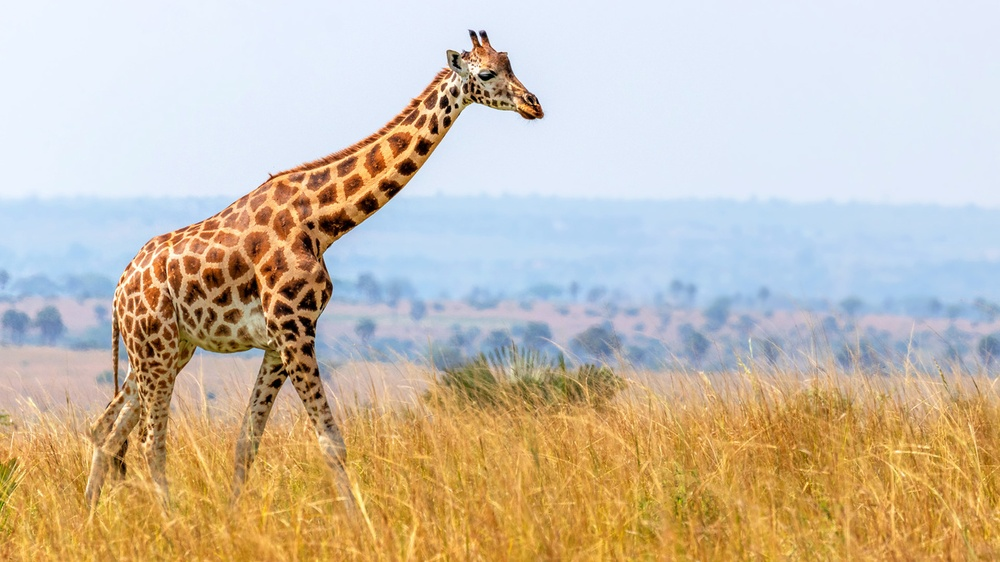
#> input picture Open cv/images/giraffe.jpg, 1000 x 562 px, shrunk from 1300 x 731 before the run
$ jupyter execute affine_perspective.ipynb
#> lines starting #> are read from the running program, lines starting #| are printed output that depends on the picture; long printed decimals are rounded
Perspective Transformation

[cell 1]
import cv2
import numpy as np
import matplotlib.pyplot as plt

[cell 2]
image = cv2.imread('images/giraffe.jpg')
#> image is the input picture: shape (562, 1000, 3); mean B, G, R 171.1, 189.6, 202.6
# print(image)

[cell 3]
image_rgb = cv2.cvtColor(image, cv2.COLOR_BGR2RGB)

plt.imshow(image_rgb)
plt.axis('off')

[cell 4]
rows, cols, channels = image_rgb.shape
#> rows = 562; cols = 1000; channels = 3
print(f"rows: {rows}, cols: {cols}, channels: {channels}")
#| rows: 562, cols: 1000, channels: 3

[cell 5]
input_points = np.float32([[50,50], [cols-50,50], [50,rows-50], [cols-50,rows-50]])
output_points = np.float32([[10,100], [cols-100,50], [100,rows-10], [cols-50,rows-100]])


'''
Transformation matrix for perspective transformation

a , b , c
d , e , f
g , h , 1
a, b, c, d, e, f, g, h are the parameters of the transformation matrix.

a, b, c is responsible for scaling, rotation, and translation in the x direction.
d, e, f is responsible for scaling, rotation, and translation in the y direction.
g, h is responsible for perspective transformation.
g and h handle the perspective component that account for depth and skew.

'''

M = cv2.getPerspectiveTransform(input_points, output_points)

print(M)
#| [[ 1.10629686e+00  2.05762239e-01 -5.54988090e+01]
#|  [-5.01836410e-02  1.03782796e+00  5.16592457e+01]
#|  [ 1.19010085e-04  8.92822276e-05  1.00000000e+00]]

[cell 6]
perspective_image = cv2.warpPerspective(image_rgb, M, (cols, rows))
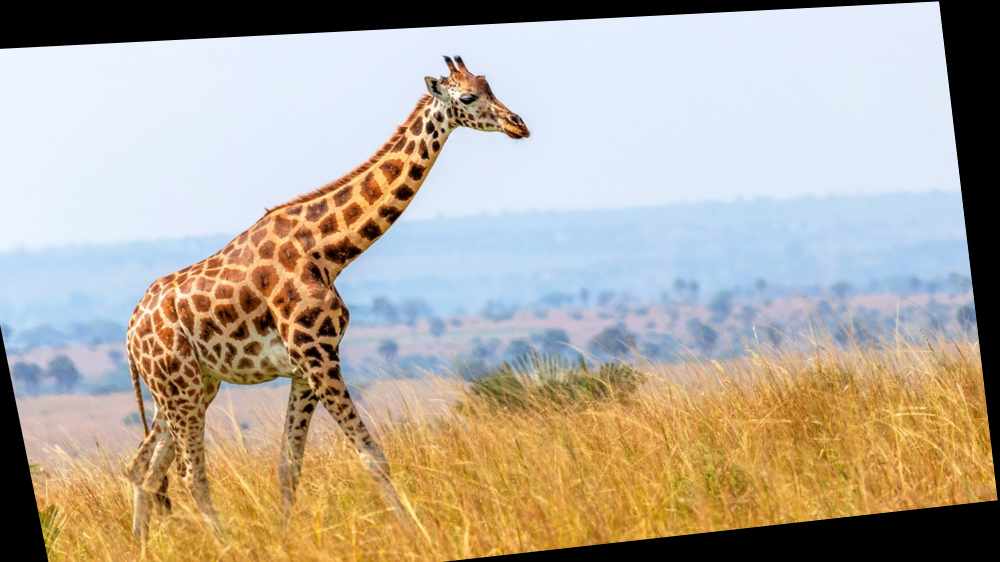
#> perspective_image: shape (562, 1000, 3); mean R, G, B 179.8, 169.1, 154.5

plt.subplot(121)
plt.imshow(image_rgb)
plt.axis('off')

plt.subplot(122)
plt.imshow(perspective_image)
plt.axis('off')
plt.show()
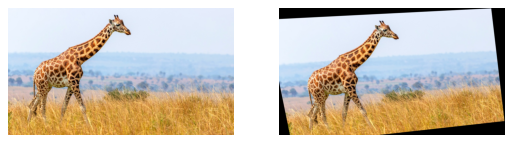
#> figure drawn by matplotlib, 2 panels

Affine Transformation

[cell 7]
input_points = np.float32([[50,50], [200,50], [50,200]])
output_points = np.float32([[10,100], [200,50], [100,250]])

M = cv2.getAffineTransform(input_points, output_points)
print(M)
affine_image = cv2.warpAffine(image_rgb, M, (cols, rows))
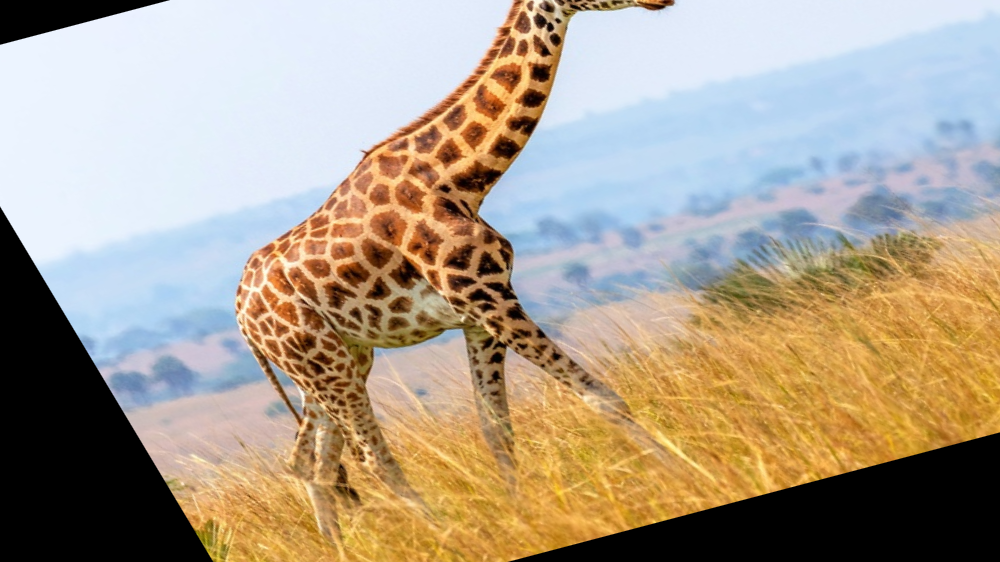
#> affine_image: shape (562, 1000, 3); mean R, G, B 172.4, 159.1, 141.4


plt.subplot(121)
plt.imshow(image_rgb)
plt.axis('off')

plt.subplot(122)
plt.imshow(affine_image)
plt.axis('off')
plt.show()
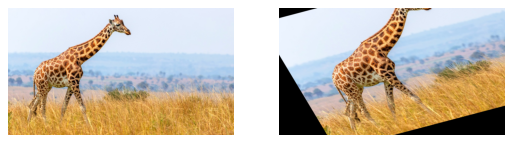
#> figure drawn by matplotlib, 2 panels

Rotation

[cell 8]
angle = 45
center = (cols // 2, rows // 2)
#> center = (500, 281)
scale = 1.0

M = cv2.getRotationMatrix2D(center, angle, scale)
print(M)
#| [[  0.7071   0.7071 -52.250]
#|  [ -0.7071   0.7071 435.856]]

rotated_image = cv2.warpAffine(image_rgb, M, (cols, rows))
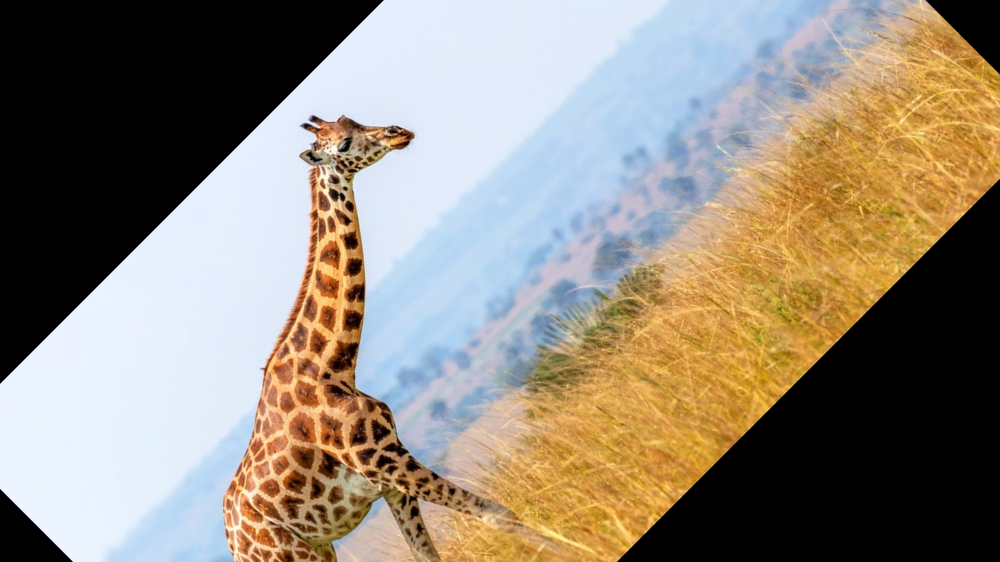
#> rotated_image: shape (562, 1000, 3); mean R, G, B 146.1, 136.2, 122.6
plt.subplot(121)
plt.imshow(image_rgb)
plt.axis('off')
plt.subplot(122)
plt.imshow(rotated_image)
plt.axis('off')
plt.show()

$ run again, with Open cv/images/download.jpg copied over Open cv/images/giraffe.jpg
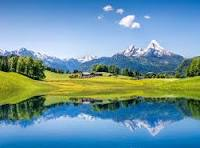
#> input picture Open cv/images/download.jpg, 200 x 148 px
#> image is the input picture: shape (148, 200, 3); mean B, G, R 160.6, 148.7, 107.8
#| rows: 148, cols: 200, channels: 3
#| [[ 2.53805310e+00  1.03982301e+00 -1.67212389e+02]
#|  [ 1.59292035e-01 -6.62831858e-01  1.41991150e+02]
#|  [ 1.48672566e-02 -1.15044248e-02  1.00000000e+00]]
#> `affine_image = cv2.warpAffine(image_rgb, M, (cols, rows))`:
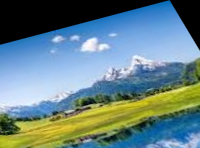
#> affine_image: shape (148, 200, 3); mean R, G, B 101.2, 129.5, 134.3
#| [[  0.7071   0.7071 -23.037]
#|  [ -0.7071   0.7071  92.385]]
#> `rotated_image = cv2.warpAffine(image_rgb, M, (cols, rows))`:
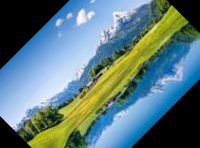
#> rotated_image: shape (148, 200, 3); mean R, G, B 91.5, 120.7, 124.6

$ run again, with Open cv/images/filter.jpg copied over Open cv/images/giraffe.jpg
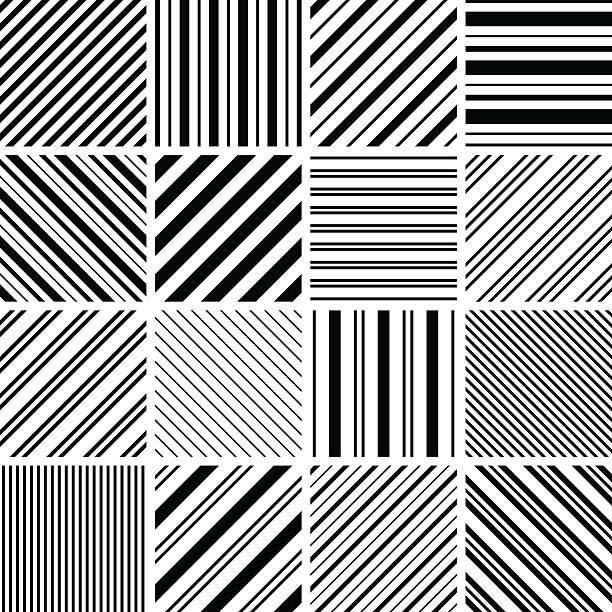
#> input picture Open cv/images/filter.jpg, 612 x 612 px
#> image is the input picture: shape (612, 612, 3); mean B, G, R 168.3, 168.4, 168.2
#| rows: 612, cols: 612, channels: 3
#| [[ 1.10079872e+00  1.93900149e-01 -5.45591262e+01]
#|  [-8.93056722e-02  1.08817782e+00  5.18145652e+01]
#|  [ 2.01350860e-04  1.50283613e-04  1.00000000e+00]]
#> `affine_image = cv2.warpAffine(image_rgb, M, (cols, rows))`:
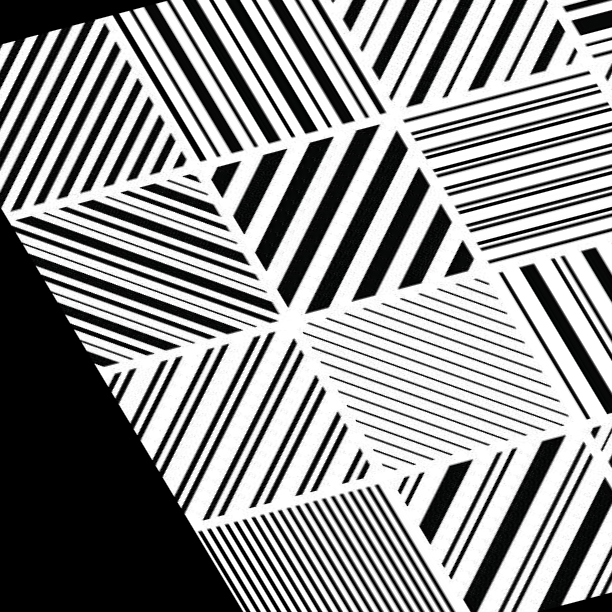
#> affine_image: shape (612, 612, 3); mean R, G, B 144.6, 144.7, 144.6
#| [[   0.7071    0.7071 -126.749]
#|  [  -0.7071    0.7071  306.        ]]
#> `rotated_image = cv2.warpAffine(image_rgb, M, (cols, rows))`:
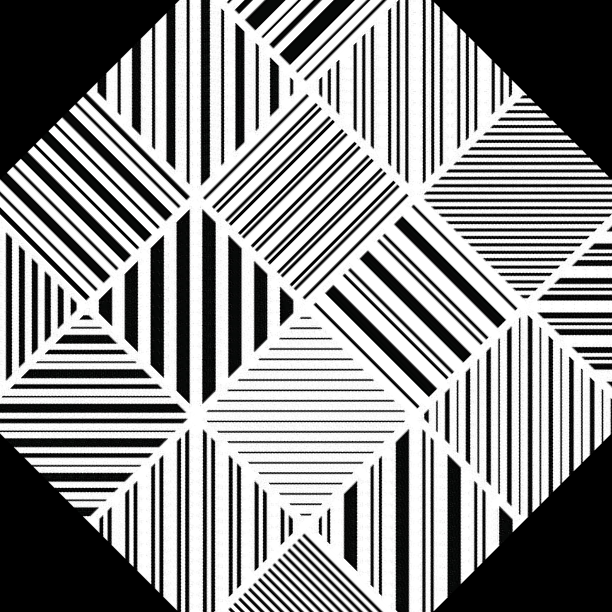
#> rotated_image: shape (612, 612, 3); mean R, G, B 143.2, 143.3, 143.3
